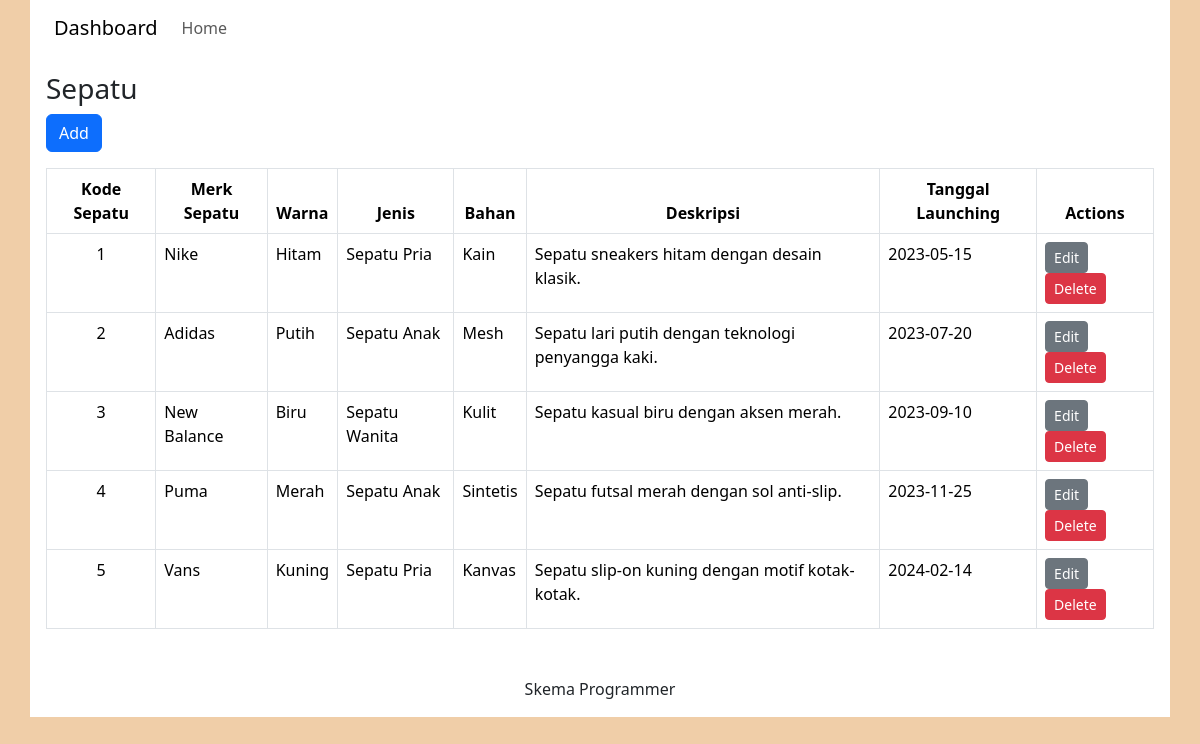
Screenshot of /sepatu/index.php with the database file from the repository.
### tables this page shows
CREATE TABLE `sepatu` (
  `kode_sepatu` int NOT NULL,
  `merk_sepatu` varchar(100) NOT NULL,
  `warna_sepatu` varchar(100) NOT NULL,
  `jenis_sepatu` varchar(100) NOT NULL,
  `bahan_sepatu` varchar(100) NOT NULL,
  `deskripsi_sepatu` varchar(100) NOT NULL,
  `tanggal_launching_sepatu` date NOT NULL
);

### sepatu/Sepatu.php (called while the page is built, shortened)
<?php
class Sepatu extends Connect{
    public function readSepatu(){
        $conn = $this->getConnection();
        $query = "SELECT * FROM sepatu";
        $result = $conn->query($query);
        $dosen = $result->fetchAll();
        return $dosen;
        }
}
?>

### sepatu/index.php (the view, shortened to what this page needs)
<?php
require_once 'Sepatu.php';
require_once 'header.php';
$hasil = new Sepatu;
$sepatu = $hasil->readSepatu();
?>
    <div class="container">
      <div class="row">
        <div class="col-12 p-3 bg-white">
          <h3>Sepatu</h3>
          <a href="tambah_sepatu.php" class="btn btn-primary  mb-3">Add</a>
          <table class="table table-bordered">
            <thead>
              <tr>
                <th class="text-center">Kode Sepatu</th>
                    <th class="text-center">Merk Sepatu</th>
                    <th class="text-center">Warna</th>
                    <th class="text-center">Jenis </th>
                    <th class="text-center">Bahan</th>
                    <th class="text-center">Deskripsi</th>
                    <th class="text-center">Tanggal Launching</th>
                    <th class="text-center">Actions</th>
                  </tr>
            </thead>
            <tbody>
              <?php foreach($sepatu as $row):?>
                <tr>
                  <td class="text-center" ><?=$row['kode_sepatu']?></td>
                  <td ><?=$row['merk_sepatu']?></td>
                  <td ><?=$row['warna_sepatu']?></td>
                  <td ><?=$row['jenis_sepatu']?></td>
                  <td ><?=$row['bahan_sepatu']?></td>
                  <td ><?=$row['deskripsi_sepatu']?></td>
                  <td ><?=$row['tanggal_launching_sepatu']?></td>
                   <td>
                    <a  href="edit_sepatu.php?kode_sepatu=<?=$row['kode_sepatu'];?>" class="btn btn-secondary btn-sm ">Edit</a>
                    <a href="hapus_sepatu.php?kode_sepatu=<?=$row['kode_sepatu'];?>" class="btn btn-danger btn-sm " onclick="return confirm('yakin?');">Delete</a>
                   </td>
                  </tr>
                  <?php endforeach; ?>
                </tbody>
        </table>
    </div>
  </div>
</div>
<?php require_once 'footer.php';?>
<?php require_once 'footer.php';?>

### sepatu/header.php (shortened to what this page needs)
<!DOCTYPE html>
<html lang="en">
<head>
    <link rel="stylesheet" href="	https://cdn.jsdelivr.net/npm/bootstrap@5.3.2/dist/css/bootstrap.min.css">
</head>
<body class="admin-body">
<div class="container bg-white">
    <div class="row">
        <div class="col-12">
        <nav class="navbar navbar-expand-lg bg-white">
  <div class="container-fluid">
    <a class="navbar-brand " href="../index.php">Dashboard</a>
    <div class="collapse navbar-collapse" id="navbarNavAltMarkup">
      <div class="navbar-nav">
        <a class="nav-link menu-home" aria-current="page" href="index.php">Home</a>
      </div>
    </div>
  </div>
</nav>
        </div>

### sepatu/footer.php (shortened to what this page needs)
<div class="col-12">
          <div class="footer text-center p-3">
            Skema Programmer
          </div>
        </div>
    </div>
</div>
</body>
</html>

### sepatu/header.php (style rules this page uses)
body { background-color: #F0CEA8; }

### rows the page displays
sepatu: kode_sepatu "1", merk_sepatu "Nike", warna_sepatu "Hitam", jenis_sepatu "Sepatu Pria", bahan_sepatu "Kain", deskripsi_sepatu "Sepatu sneakers hitam dengan desain klasik.", tanggal_launching_sepatu "2023-05-15"
sepatu: kode_sepatu "2", merk_sepatu "Adidas", warna_sepatu "Putih", jenis_sepatu "Sepatu Anak", bahan_sepatu "Mesh", deskripsi_sepatu "Sepatu lari putih dengan teknologi penyangga kaki.", tanggal_launching_sepatu "2023-07-20"
sepatu: kode_sepatu "3", merk_sepatu "New Balance", warna_sepatu "Biru", jenis_sepatu "Sepatu Wanita", bahan_sepatu "Kulit", deskripsi_sepatu "Sepatu kasual biru dengan aksen merah.", tanggal_launching_sepatu "2023-09-10"
sepatu: kode_sepatu "4", merk_sepatu "Puma", warna_sepatu "Merah", jenis_sepatu "Sepatu Anak", bahan_sepatu "Sintetis", deskripsi_sepatu "Sepatu futsal merah dengan sol anti-slip.", tanggal_launching_sepatu "2023-11-25"
sepatu: kode_sepatu "5", merk_sepatu "Vans", warna_sepatu "Kuning", jenis_sepatu "Sepatu Pria", bahan_sepatu "Kanvas", deskripsi_sepatu "Sepatu slip-on kuning dengan motif kotak-kotak.", tanggal_launching_sepatu "2024-02-14"
